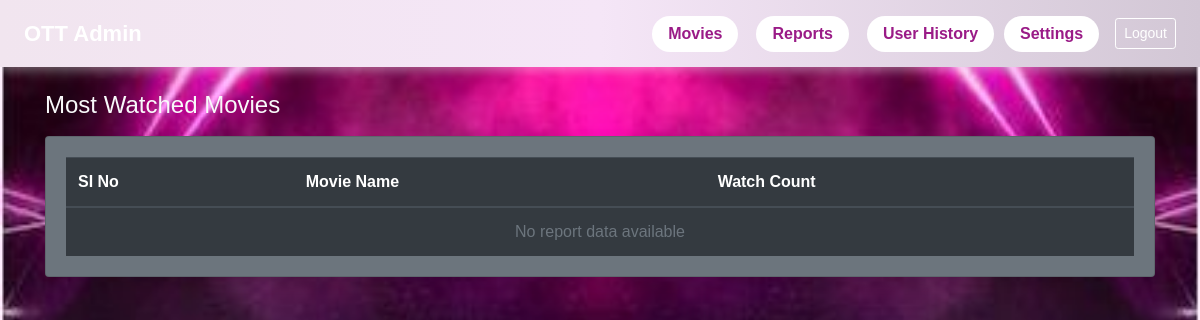
/report/, run on an earlier commit of the app's database.
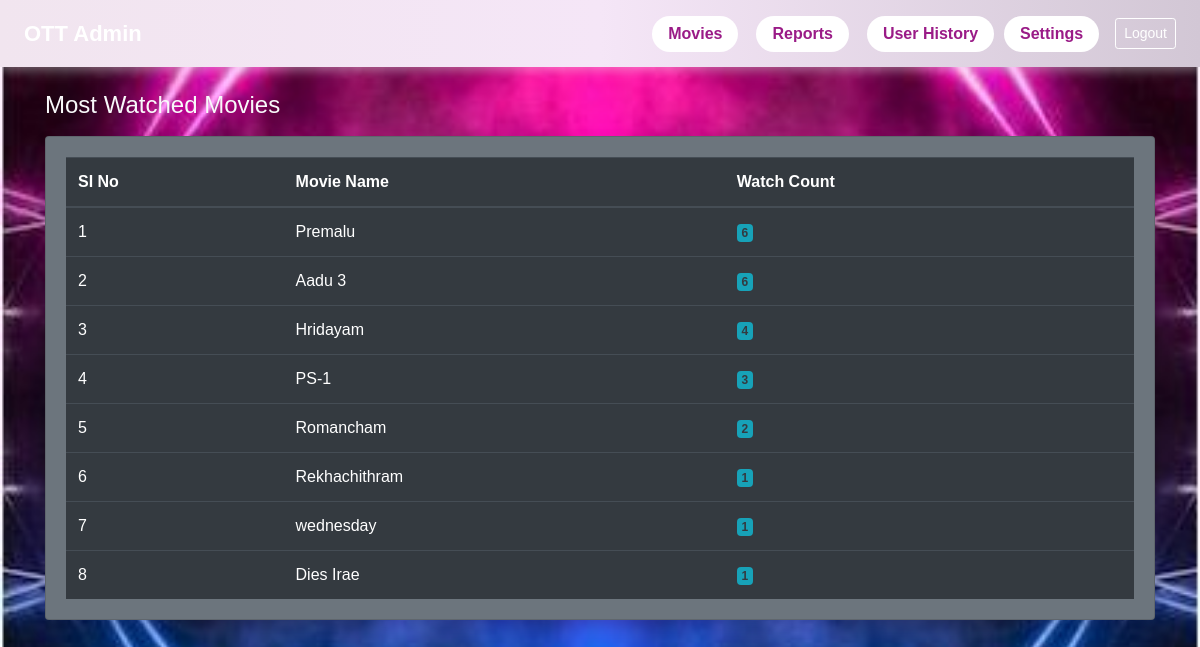
And on a later commit of the database.
### adminapp/models.py (models this page shows)
class Movie(models.Model):
    genre = models.CharField(max_length=100,null=True)
    title = models.CharField(max_length=255)
    description = models.TextField()
    thumbnail = models.FileField(upload_to='thumbnails/')
    video = models.FileField(upload_to='videos/')
    view_count = models.IntegerField(default=0)
    is_featured = models.BooleanField(default=False)

### adminapp/views.py (the view)
# urls.py: path('report/', views.report, name='report'),
def report(request):
    reports = (
        watchHistory.objects
        .values('movie__id', 'movie__title')
        .annotate(count=Count('id'))
        .order_by('-count')
    )
    return render(request, 'report.html', {
        'reports': reports
    })

### adminapp/templates/report.html (shortened to what this page needs)
{% extends "navbar.html" %}
{% block content %}
<div class="container mt-4 text-light">
    <h4 class="mb-3">Most Watched Movies</h4>
    <div class="card bg-secondary text-light shadow">
        <div class="card-body">
            <table class="table table-dark table-hover mb-0">
                <thead>
                    <tr>
                        <th>SI No</th>
                        <th>Movie Name</th>
                        <th>Watch Count</th>
                    </tr>
                </thead>
                <tbody>
                    {% for r in reports %}
                    <tr>
                        <td>{{ forloop.counter }}</td>
                        <td>{{ r.movie__title }}</td>
                        <td>
                            <span class="badge bg-info text-dark">
                                {{ r.count }}
                            </span>
                        </td>
                    </tr>
                    {% empty %}
                    <tr>
                        <td colspan="3" class="text-center text-muted">
                            No report data available
                        </td>
                    </tr>
                    {% endfor %}
                </tbody>
            </table>
        </div>
    </div>
</div>
{% endblock %}

What changed in the data, as far as the page shows it:
now on this page (row edited): Movie: movie__title "Premalu", count "6"
added Movie: movie__title "Aadu 3", count "6"
now on this page (row edited): Movie: movie__title "Hridayam", count "4"
now on this page (row unchanged): Movie: movie__title "PS-1", count "3"
added Movie: movie__title "Romancham", count "2"
now on this page (row unchanged): Movie: movie__title "Rekhachithram", count "1"
added Movie: movie__title "wednesday", count "1"
added Movie: movie__title "Dies Irae", count "1"
Also different on the page:
text no longer shown: "No report data available"
